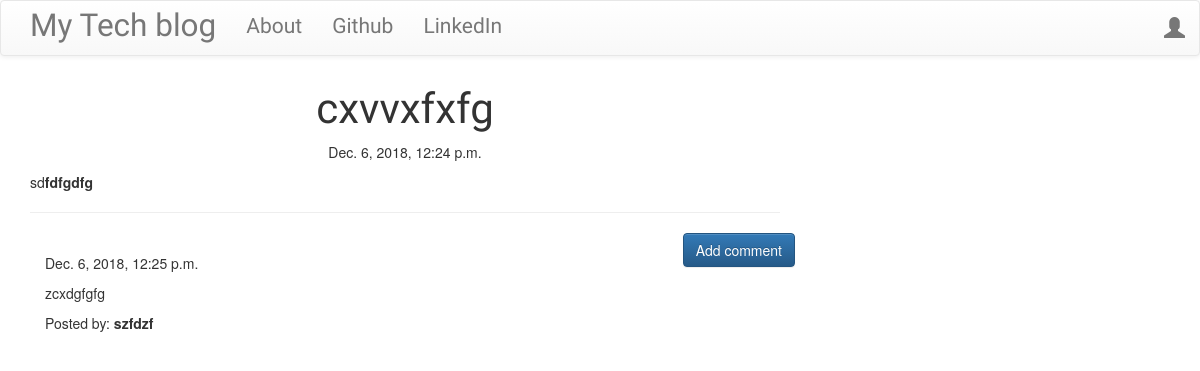
Screenshot of /post/7/ with the database file from the repository.
### blog/models.py (models this page shows, shortened)
class Post(models.Model):
    author = models.ForeignKey('auth.User', on_delete=models.CASCADE)
    title = models.CharField(max_length=200)
    text = models.TextField()
    created_date = models.DateTimeField(default=timezone.now)
    published_date = models.DateTimeField(blank=True, null=True)

class Comment(models.Model):
    post = models.ForeignKey('blog.Post', related_name='comments',on_delete=models.CASCADE,)
    author = models.CharField(max_length=200)
    text = models.TextField()
    created_date = models.DateTimeField(default=timezone.now)
    approved_comment = models.BooleanField(default=False)

### blog/views.py (the view)
# urls.py: path('post/<int:pk>/',views.PostDetailView.as_view(),name='post_detail'),
class PostDetailView(DetailView):
    model = Post

### blog/templates/blog/post_detail.html (shortened to what this page needs)
{% extends 'blog/base.html' %}
{% block content %}
        <h1 class='posttitle loader'>{{ post.title }}</h1>
        {% if post.published_date %}
            <div class="date postdate">
                {{ post.published_date }}
            </div>
        {% else %}
            <a class="btn btn-default" href="{% url 'post_publish' pk=post.pk %}">Publish</a>
        {% endif %}
    <p class='postcontent' >{{ post.text|safe|linebreaksbr }}</p>
<hr>
<a class="btn btn-primary btn-comment" href="{% url 'add_comment_to_post' pk=post.pk %}">Add comment</a>
<div class="container">
{% for comment in post.comments.all %}
<br>
    {% if user.is_authenticated or comment.approved_comment %}
            {{ comment.created_date }}
        <p>{{ comment.text|safe|linebreaks }}</p>
        <p>Posted by: <strong>{{ comment.author }}</strong></p>
    {% endif %}
{% empty %}
    <p>No comments posted.</p>
{% endfor %}
</div>
{% endblock %}

### blog/static/css/blog.css (style rules this page uses)
.postdate { text-align: center; }
.posttitle { font-family: 'Russo One', sans-serif; font-size: 3em; text-align: center; }
.postcontent { font-family: 'Montserrat'; font-size: 1.5em; }
.btn-comment { position: absolute; right: 0px; }
.loader { filter:hue-rotate(0deg); color: linear-gradient(45deg,#0f8,#08f); animation:hue 5000ms infinite linear; }

### rows the page displays
Post: title "cxvvxfxfg", published_date "Dec. 6, 2018, 12:24 p.m.", text "sd fdfgdfg"
Comment: created_date "Dec. 6, 2018, 12:25 p.m.", text "zcxdgfgfg", author "szfdzf"
